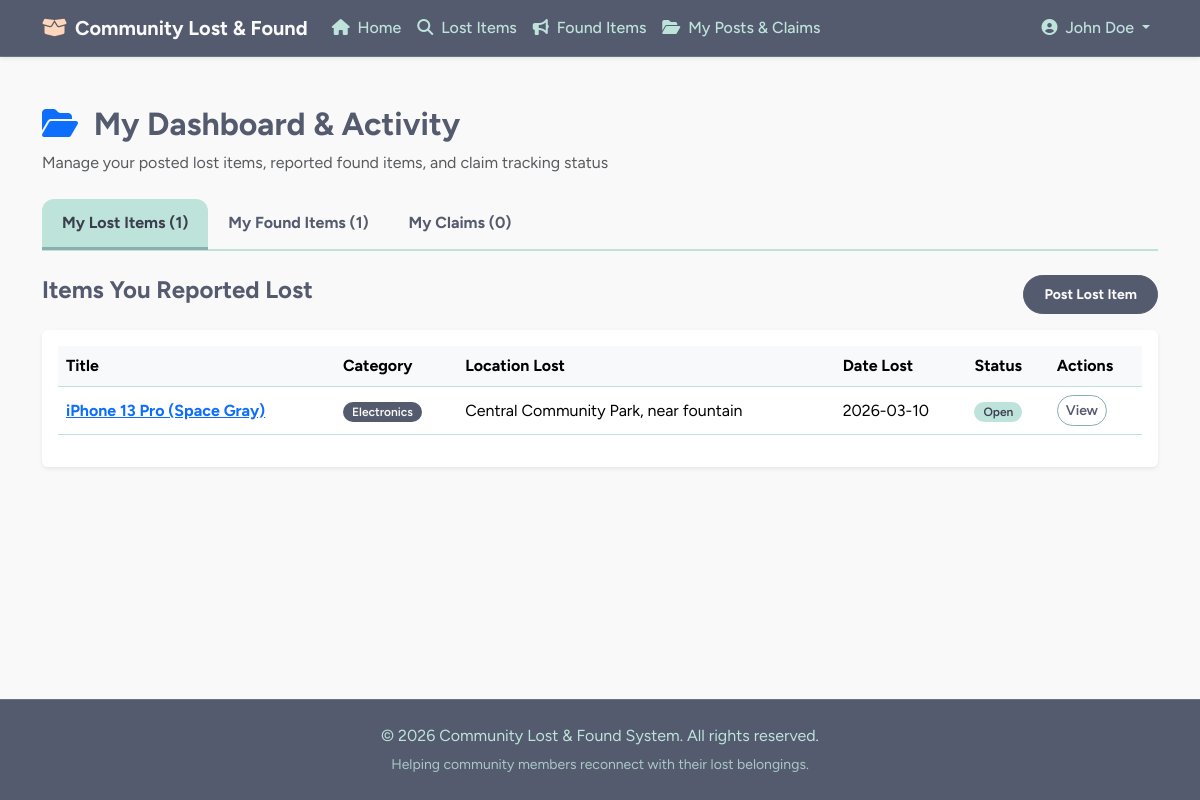
The page /my_items.php (signed in) on the database its author committed.
### tables this page shows
CREATE TABLE `items` (
  `item_id` INT AUTO_INCREMENT PRIMARY KEY,
  `user_id` INT NOT NULL,
  `status_id` INT NOT NULL DEFAULT 1,
  `item_type` ENUM('Lost', 'Found') NOT NULL,
  `category_id` INT NOT NULL,
  `title` VARCHAR(150) NOT NULL,
  `description` TEXT NOT NULL,
  `location` VARCHAR(150) NOT NULL,
  `event_date` DATE NOT NULL,
  `created_at` TIMESTAMP DEFAULT CURRENT_TIMESTAMP,
  `updated_at` TIMESTAMP DEFAULT CURRENT_TIMESTAMP ON UPDATE CURRENT_TIMESTAMP,
  CONSTRAINT `fk_item_user` FOREIGN KEY (`user_id`) REFERENCES `users` (`user_id`) ON DELETE CASCADE,
  CONSTRAINT `fk_item_status` FOREIGN KEY (`status_id`) REFERENCES `i_status` (`status_id`) ON DELETE RESTRICT,
  CONSTRAINT `fk_item_category` FOREIGN KEY (`category_id`) REFERENCES `categories` (`category_id`) ON DELETE RESTRICT,
  INDEX `idx_item_type` (`item_type`)
);

CREATE TABLE `categories` (
  `category_id` INT AUTO_INCREMENT PRIMARY KEY,
  `category` VARCHAR(50) NOT NULL UNIQUE
);

CREATE TABLE `i_status` (
  `status_id` INT AUTO_INCREMENT PRIMARY KEY,
  `status` VARCHAR(30) NOT NULL UNIQUE
);

### my_items.php (the view, shortened to what this page needs)
<?php
require_once 'db.php';
$user_id = $_SESSION['user_id'];
$myLost = $pdo->prepare("SELECT i.*, c.category, s.status
                         FROM items i
                         JOIN categories c ON i.category_id = c.category_id
                         JOIN i_status s ON i.status_id = s.status_id
                         WHERE i.user_id = ? AND i.item_type = 'Lost'
                         ORDER BY i.created_at DESC");
$myLost->execute([$user_id]);
$lostItems = $myLost->fetchAll();
$myFound = $pdo->prepare("SELECT i.*, c.category, s.status
                          FROM items i
                          JOIN categories c ON i.category_id = c.category_id
                          JOIN i_status s ON i.status_id = s.status_id
                          WHERE i.user_id = ? AND i.item_type = 'Found'
                          ORDER BY i.created_at DESC");
$myFound->execute([$user_id]);
$foundItems = $myFound->fetchAll();
$myClaims = $pdo->prepare("SELECT c.*, i.title AS item_title, cat.category, cs.status AS claim_status
                           FROM claims c
                           JOIN items i ON c.item_id = i.item_id
                           JOIN categories cat ON i.category_id = cat.category_id
                           JOIN c_status cs ON c.status_id = cs.status_id
                           WHERE c.claimer_user_id = ?
                           ORDER BY c.created_at DESC");
$myClaims->execute([$user_id]);
$claims = $myClaims->fetchAll();
include 'header.php';
?>
<div class="container my-5">
    <div class="mb-4">
        <h2 class="fw-bold"><i class="fa-solid fa-folder-open text-primary me-2"></i> My Dashboard & Activity</h2>
        <p class="text-muted">Manage your posted lost items, reported found items, and claim tracking status</p>
    </div>
    <ul class="nav nav-tabs mb-4" id="myTab" role="tablist">
        <li class="nav-item" role="presentation">
            <button class="nav-link active fw-bold" id="lost-tab" data-bs-toggle="tab" data-bs-target="#lost-pane" type="button" role="tab">
                My Lost Items (<?php echo count($lostItems); ?>)
            </button>
        </li>
        <li class="nav-item" role="presentation">
            <button class="nav-link fw-bold" id="found-tab" data-bs-toggle="tab" data-bs-target="#found-pane" type="button" role="tab">
                My Found Items (<?php echo count($foundItems); ?>)
            </button>
        </li>
        <li class="nav-item" role="presentation">
            <button class="nav-link fw-bold" id="claims-tab" data-bs-toggle="tab" data-bs-target="#claims-pane" type="button" role="tab">
                My Claims (<?php echo count($claims); ?>)
            </button>
        </li>
    </ul>
    <div class="tab-content" id="myTabContent">
        <div class="tab-pane fade show active" id="lost-pane" role="tabpanel">
            <div class="d-flex justify-content-between align-items-center mb-3">
                <h4 class="fw-bold">Items You Reported Lost</h4>
                <a href="post_lost.php" class="btn btn-primary btn-sm fw-bold">Post Lost Item</a>
            </div>
            <?php if (empty($lostItems)): ?>
                <div class="alert alert-info">You haven't reported any lost items yet.</div>
            <?php else: ?>
                <div class="table-responsive bg-white rounded shadow-sm p-3">
                    <table class="table table-hover align-middle">
                        <thead class="table-light">
                            <tr>
                                <th>Title</th>
                                <th>Category</th>
                                <th>Location Lost</th>
                                <th>Date Lost</th>
                                <th>Status</th>
                                <th>Actions</th>
                            </tr>
                        </thead>
                        <tbody>
                            <?php foreach ($lostItems as $item): ?>
                                <tr>
                                    <td class="fw-bold"><a href="lost_detail.php?id=<?php echo $item['item_id']; ?>"><?php echo htmlspecialchars($item['title']); ?></a></td>
                                    <td><span class="badge bg-danger"><?php echo htmlspecialchars($item['category']); ?></span></td>
                                    <td><?php echo htmlspecialchars($item['location']); ?></td>
                                    <td><?php echo $item['event_date']; ?></td>
                                    <td><span class="badge bg-secondary"><?php echo htmlspecialchars($item['status']); ?></span></td>
                                    <td>
                                        <a href="lost_detail.php?id=<?php echo $item['item_id']; ?>" class="btn btn-sm btn-outline-primary">View</a>
                                    </td>
                                </tr>
                            <?php endforeach; ?>
                        </tbody>
                    </table>
                </div>
            <?php endif; ?>
        </div>
    </div>
</div>
<?php include 'footer.php'; ?>

### header.php (style rules this page uses)
:root { --blue-slate: #555b6eff; --muted-teal: #89b0aeff; --frozen-water: #bee3dbff; --bright-snow: #faf9f9ff; --peach-fuzz: #ffd6baff; --ink: #3b3f4d; }
body { background-color: var(--bright-snow); color: var(--blue-slate); font-family: 'Figtree', system-ui, -apple-system, 'Segoe UI', sans-serif; display: flex; flex-direction: column; min-height: 100vh; }
.btn-primary { background-color: var(--blue-slate); border-color: var(--blue-slate); color: var(--bright-snow); font-weight: 600; border-radius: 999px; padding: .5rem 1.25rem; transition: background-color .15s, border-color .15s; }
.btn-outline-primary { border-color: var(--muted-teal); color: var(--blue-slate); font-weight: 600; border-radius: 999px; }
.badge { font-weight: 600; padding: .35em .75em; border-radius: 999px; }
.bg-danger { background-color: var(--blue-slate) !important; color: var(--bright-snow); }
.bg-secondary { background-color: var(--frozen-water) !important; color: var(--ink) !important; }
.nav-tabs { border-bottom: 2px solid var(--frozen-water); }
.nav-tabs .nav-link { color: var(--blue-slate); border: none; font-weight: 600; border-radius: 12px 12px 0 0; padding: .75rem 1.25rem; }
.nav-tabs .nav-link.active { background-color: var(--frozen-water); color: var(--ink); border-bottom: 3px solid var(--muted-teal); }
.table { color: var(--blue-slate); }
.table-light { background-color: var(--frozen-water) !important; color: var(--ink); }
.table>:not(caption)>*>* { border-bottom-color: var(--frozen-water); }

### rows shown on the page
items: title "iPhone 13 Pro (Space Gray)", category.category "Electronics", location "Central Community Park, near fountain", event_date "2026-03-10", status.status "Open"

### other values the page prints
$_SESSION['full_name'] "John Doe"
count($lostItems) "1"
count($foundItems) "1"
count($claims) "0"
